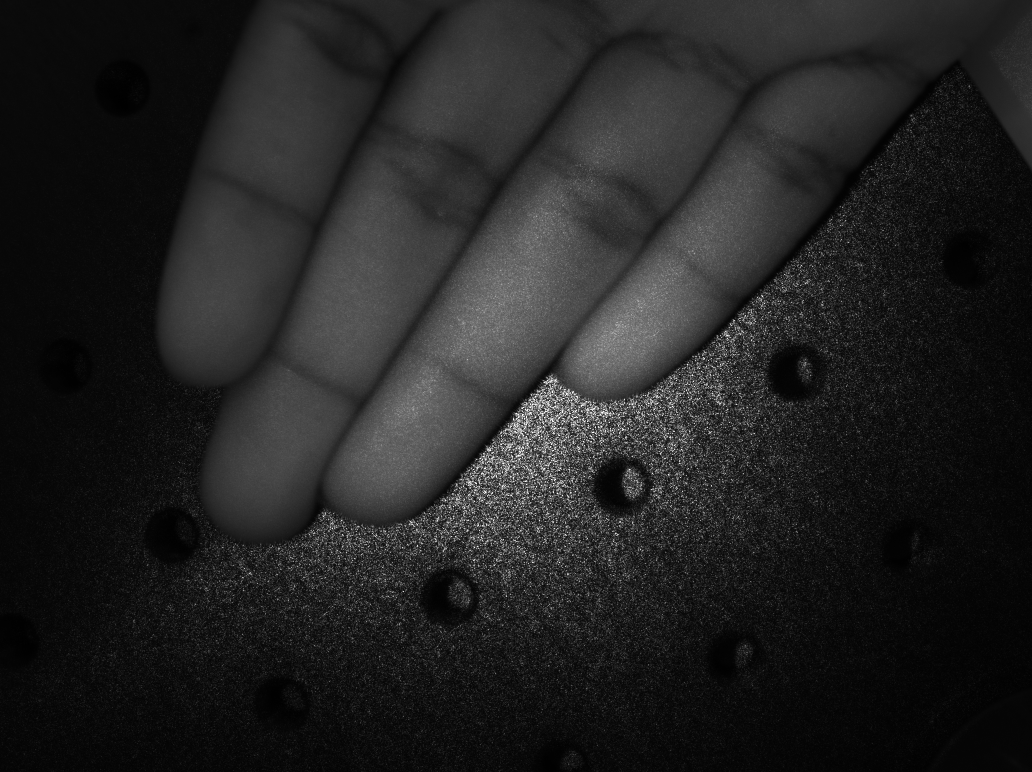
#> input picture Peripheral Vasoconstriction/Group Images/45 sec.bmp, 2064 x 1544 px, given as the content of the folder mygroup_path, which was not available (shown at 1/2 size)
$ jupyter execute --allow-errors 'Peripheral Vasoconstriction.ipynb'
#> lines starting #> are read from the running program, lines starting #| are printed output that depends on the picture; after the words box and inside, x2 and y2 are one past the last pixel; in counts of white or black regions, pixels touching at a corner belong together; pictures that were not available may be replaced by others from this repository, and a replacement may not be noted
[cell 1]
import os
import glob
import cv2
import tkinter as tk
from tkinter import filedialog, messagebox
import numpy as np
import pandas as pd
import matplotlib.pyplot as plt
from scipy.ndimage import uniform_filter
from scipy.stats import ttest_rel
from scipy.stats import ttest_ind
from scipy.stats import pearsonr
from scipy.stats import linregress

[cell 2]
# Peripheral Vasoconstriction

### Importing images

myFolder = "mygroup_path"

filePattern = os.path.join(myFolder, "*.bmp")

theFiles = glob.glob(filePattern)

breath_held = []
recovery = []

for fullFileName in theFiles:
    baseName = os.path.basename(fullFileName)
    if "recovery" in baseName:
        recovery.append(fullFileName)
    else:
        breath_held.append(fullFileName)

for fullFileName in breath_held:
    print(f"Now reading (Breath Held): {fullFileName}")
    imageArray = cv2.imread(fullFileName)
#> imageArray is the input picture: shape (1544, 2064, 3); min 0, max 255, mean 34.7

for fullFileName in recovery:
    print(f"Now reading (Recovery): {fullFileName}")
    imageArray = cv2.imread(fullFileName)

### LSC calculation function

def compute_lsc(image, window_size):
    image = image.astype(np.float32)

    mean = uniform_filter(image, size=window_size)
    mean_sq = uniform_filter(image**2, size=window_size)
    std = np.sqrt(mean_sq - mean**2)

    lsc = np.where(mean != 0, std / mean, 0)

    return lsc

### Defining Region of Interest (ROI) using Thresholding

# Used threshold of 35 for data analysis
def extract_roi(gray_img, threshold=35):
    blurred = cv2.GaussianBlur(gray_img, (7, 7), 0)

    _, mask = cv2.threshold(blurred, threshold, 255, cv2.THRESH_BINARY)

    mask = cv2.morphologyEx(mask, cv2.MORPH_CLOSE, np.ones((5,5), np.uint8))

    finger_region = cv2.bitwise_and(gray_img, gray_img, mask=mask)

    return finger_region, mask

### Alternative method for defining ROI with Manual Selection - ultimately unused

def draw_manual_mask(image):
    clone = image.copy()
    mask = np.zeros_like(image, dtype=np.uint8)

    drawing = False

    def draw_circle(event, x, y, flags, param):
        nonlocal drawing
        if event == cv2.EVENT_LBUTTONDOWN:
            drawing = True
            cv2.circle(mask, (x, y), 8, 255, -1)
        elif event == cv2.EVENT_MOUSEMOVE and drawing:
            cv2.circle(mask, (x, y), 8, 255, -1)
        elif event == cv2.EVENT_LBUTTONUP:
            drawing = False

    cv2.namedWindow("Draw Finger ROI (press Q when done)")
    cv2.setMouseCallback("Draw Finger ROI (press Q when done)", draw_circle)

    while True:
        overlay = cv2.addWeighted(clone, 0.7, mask, 0.3, 0)
        cv2.imshow("Draw Finger ROI (press Q when done)", overlay)
        key = cv2.waitKey(1) & 0xFF
        if key == ord('q'):
            break

    cv2.destroyAllWindows()
    return mask

### Calculating the K_values

bhK = []
window_size = 7

for fullFileName in breath_held:
    print(f"Processing: {fullFileName}")

    img = cv2.imread(fullFileName, cv2.IMREAD_GRAYSCALE)
#> img: shape (1544, 2064); min 0, max 255, mean 34.7

    finger_roi, mask = extract_roi(img)
#> in extract_roi, `_, mask = cv2.threshold(blurred, threshold, 255, cv2.THRESH_BINARY)`:
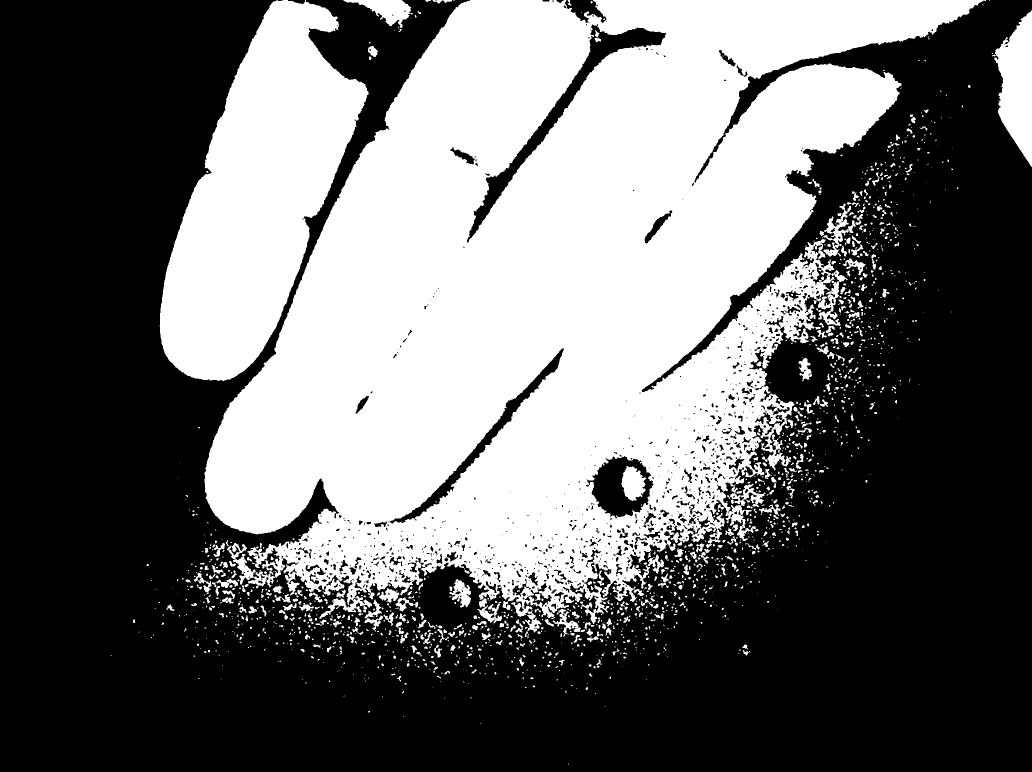
#> mask: shape (1544, 2064) (shown at 1/2 size); 41.6% white; 1816 white regions (1317 under 20 px), largest, box (x1, y1, x2, y2) and area: (409, 0, 1972, 1265) 1085195, (319, 0, 737, 762) 172547, (1984, 19, 2064, 334) 14949
#> in extract_roi, `mask = cv2.morphologyEx(mask, cv2.MORPH_CLOSE, np.ones((5,5), np.uint8))`: mask: shape (1544, 2064); 43% white; 972 white regions (722 under 20 px), largest, box (x1, y1, x2, y2) and area: (388, 0, 1972, 1285) 1148823, (319, 0, 737, 762) 172763, (1983, 19, 2064, 334) 15129
#> in extract_roi, `finger_region = cv2.bitwise_and(gray_img, gray_img, mask=mask)`:
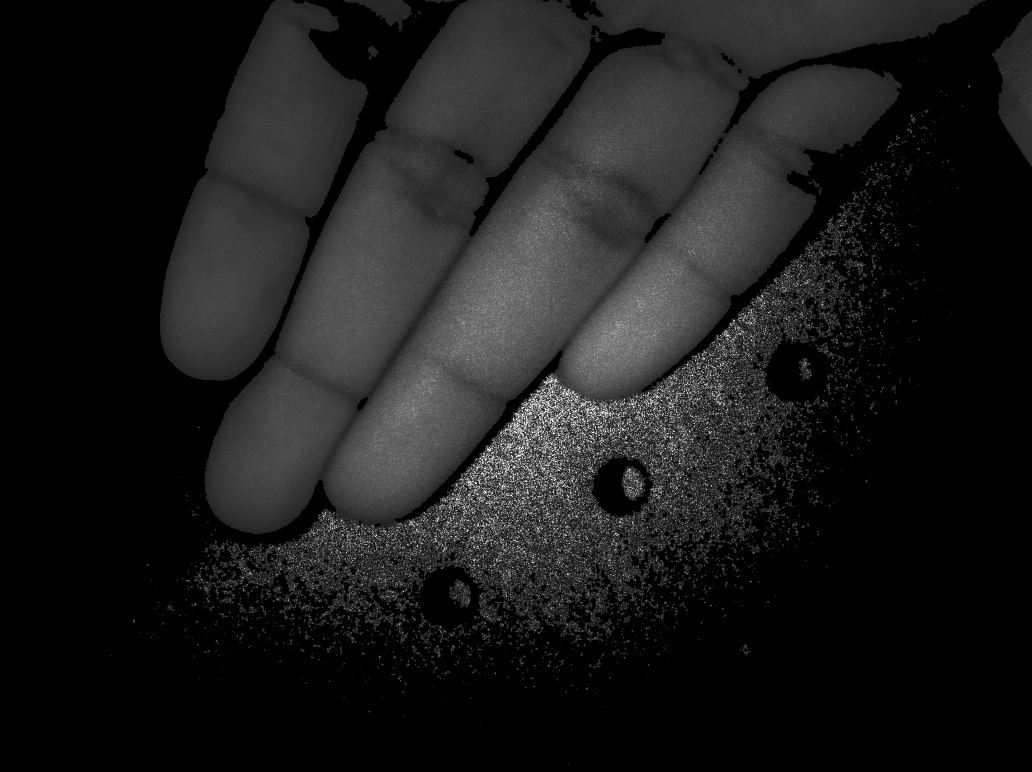
#> finger_region: shape (1544, 2064) (shown at 1/2 size); min 0, max 255, mean 26.8

    lsc_map = compute_lsc(finger_roi, window_size)
#> in compute_lsc, `mean_sq = uniform_filter(image**2, size=window_size)`:
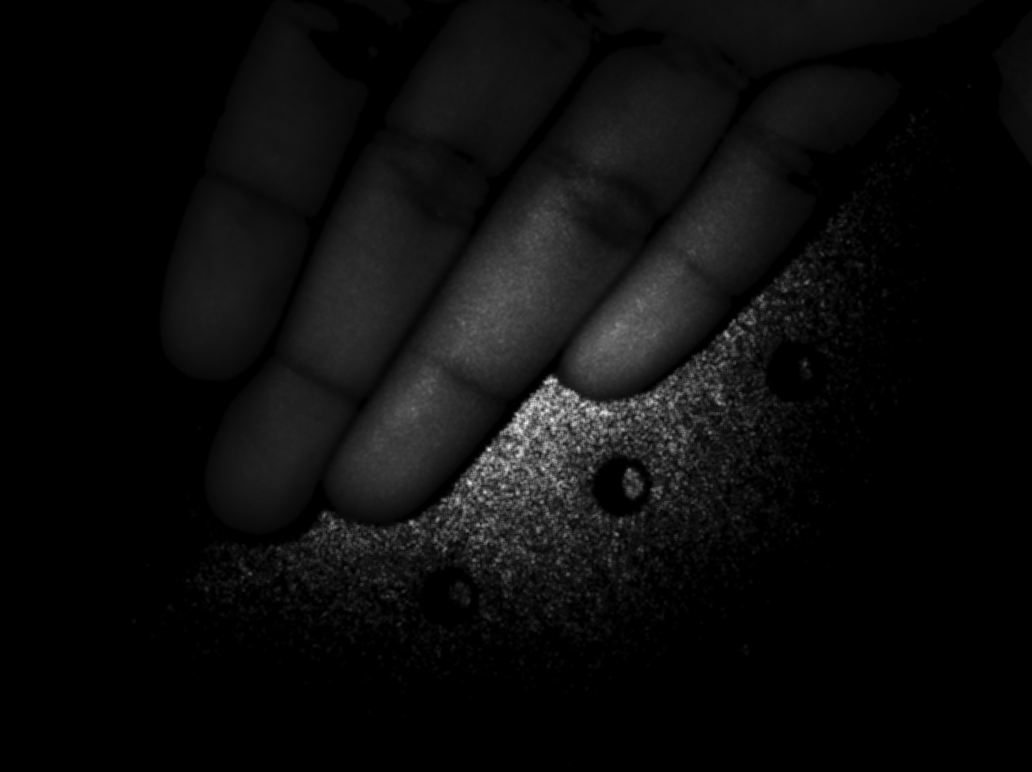
#> mean_sq: shape (1544, 2064) float32 (shown at 1/2 size); min 0, max 42223.4, mean 2102.3; drawn with min black and max white
#> in compute_lsc, `std = np.sqrt(mean_sq - mean**2)`:
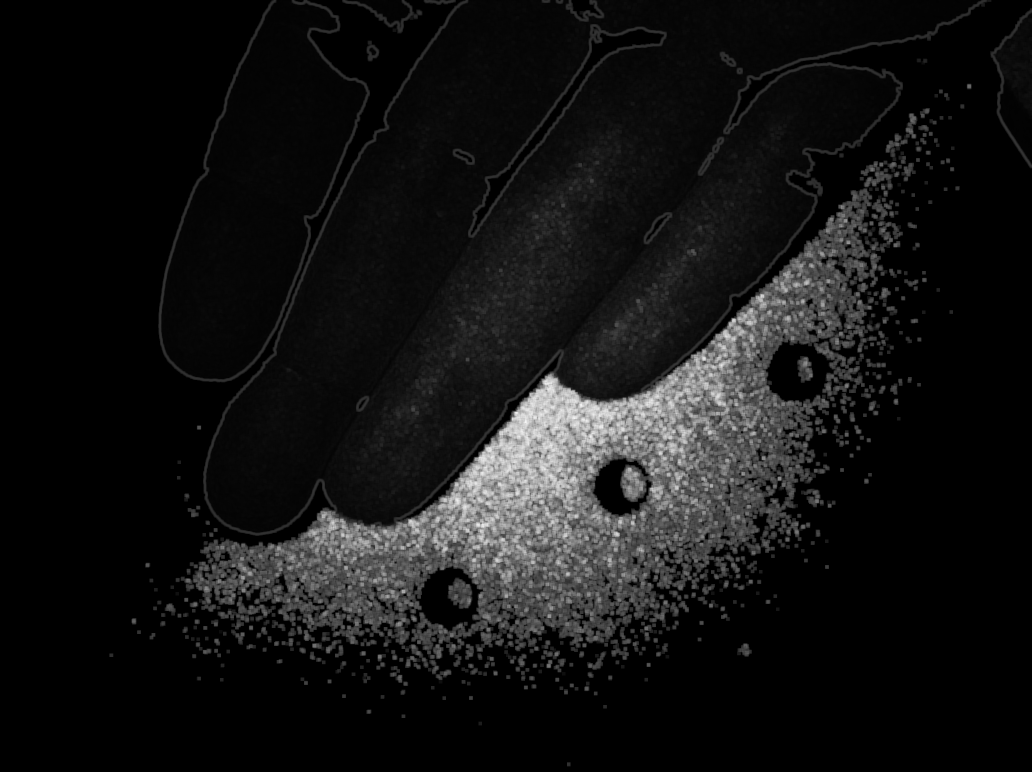
#> std: shape (1544, 2064) float32 (shown at 1/2 size); min 0, max 95.73, mean 7.5; drawn with min black and max white
#> in compute_lsc, `lsc = np.where(mean != 0, std / mean, 0)`:
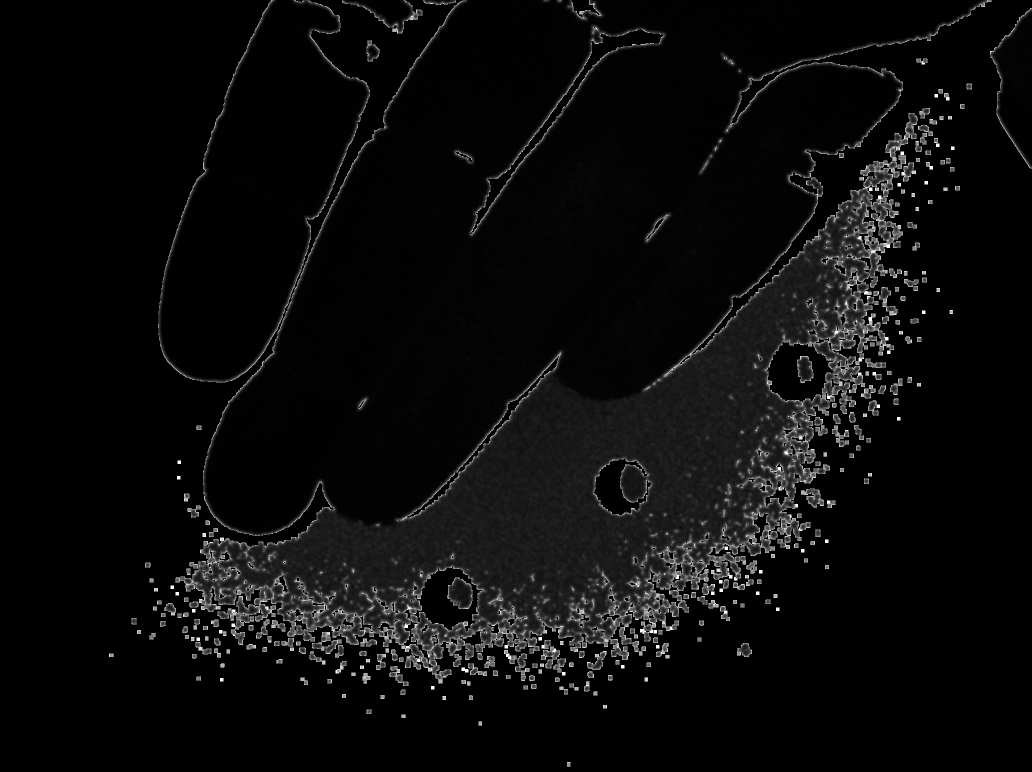
#> lsc: shape (1544, 2064) float32 (shown at 1/2 size); min 0, max 6.93, mean 0.306; drawn with min black and max white

    mean_K = np.mean(lsc_map[mask > 0])
#> mean_K = 0.276

    print(f"LSC K value (fingers only): {mean_K:.4f}")
#| LSC K value (fingers only): 0.2759
    bhK.append(mean_K)

recK = []
window_size = 7

for fullFileName in recovery:
    print(f"Processing: {fullFileName}")

    img = cv2.imread(fullFileName, cv2.IMREAD_GRAYSCALE)

    finger_roi, mask = extract_roi(img)

    lsc_map = compute_lsc(finger_roi, window_size)

    mean_K = np.mean(lsc_map[mask > 0])

    print(f"LSC K value (fingers only): {mean_K:.4f}")
    recK.append(mean_K)

### Performing pooled analysis

selected_file_path_updated = 'classdata_path'
#> (the rest of this cell did not finish here and is left out)
